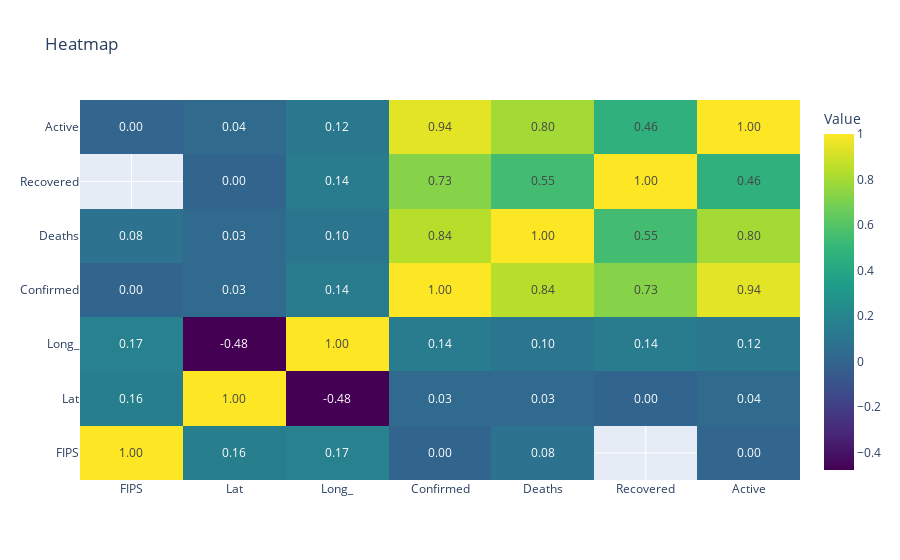

The cell this chart's notebook holds for it:
### Code cell
import plotly.graph_objects as go

fig = go.Figure()

fig.add_trace(
    go.Heatmap(
        x=doc2.columns,
        y=doc2.index,
        z=doc2.values,
        colorscale="Viridis",  # 초록색
        # colorscale="Ciridis"  # 색상 장애
        colorbar={
            "title" : "Value"
        },
        text=doc2.values,
        texttemplate="%{z:.2f}",
        hovertemplate="X: %(x)<br>Y : %(y)<br>Value : %{z:.2f}<br>Custom Info"
    )
)

fig.update_layout(
    title="Heatmap"
)

fig.show()

### Figure 1 — Plotly figure (JSON) as saved in the notebook; plotly's stock layout.template omitted (floating-point values rounded to 4 significant figures)
{"data": [{"colorbar": {"title": {"text": "Value"}}, "colorscale": [[0, "#440154"], [0.1111, "#482878"], [0.2222, "#3e4989"], [0.3333, "#31688e"], [0.4444, "#26828e"], [0.5556, "#1f9e89"], [0.6667, "#35b779"], [0.7778, "#6ece58"], [0.8889, "#b5de2b"], [1, "#fde725"]], "hovertemplate": "X: %(x)<br>Y : %(y)<br>Value : %{z:.2f}<br>Custom Info", "text": [[1, 0.1607, 0.1715, -0.0005036, 0.07647, null, 0.002718], [0.1607, 1, -0.4764, 0.02939, 0.02631, -0.002781, 0.03563], [0.1715, -0.4764, 1, 0.1411, 0.09692, 0.1419, 0.1197], [-0.0005036, 0.02939, 0.1411, 1, 0.8372, 0.7273, 0.9425], [0.07647, 0.02631, 0.09692, 0.8372, 1, 0.5469, 0.7965], [null, -0.002781, 0.1419, 0.7273, 0.5469, 1, 0.4625], [0.002718, 0.03563, 0.1197, 0.9425, 0.7965, 0.4625, 1]], "texttemplate": "%{z:.2f}", "type": "heatmap", "x": ["FIPS", "Lat", "Long_", "Confirmed", "Deaths", "Recovered", "Active"], "y": ["FIPS", "Lat", "Long_", "Confirmed", "Deaths", "Recovered", "Active"], "z": [[1, 0.1607, 0.1715, -0.0005036, 0.07647, null, 0.002718], [0.1607, 1, -0.4764, 0.02939, 0.02631, -0.002781, 0.03563], [0.1715, -0.4764, 1, 0.1411, 0.09692, 0.1419, 0.1197], [-0.0005036, 0.02939, 0.1411, 1, 0.8372, 0.7273, 0.9425], [0.07647, 0.02631, 0.09692, 0.8372, 1, 0.5469, 0.7965], [null, -0.002781, 0.1419, 0.7273, 0.5469, 1, 0.4625], [0.002718, 0.03563, 0.1197, 0.9425, 0.7965, 0.4625, 1]]}], "layout": {"title": {"text": "Heatmap"}}}
